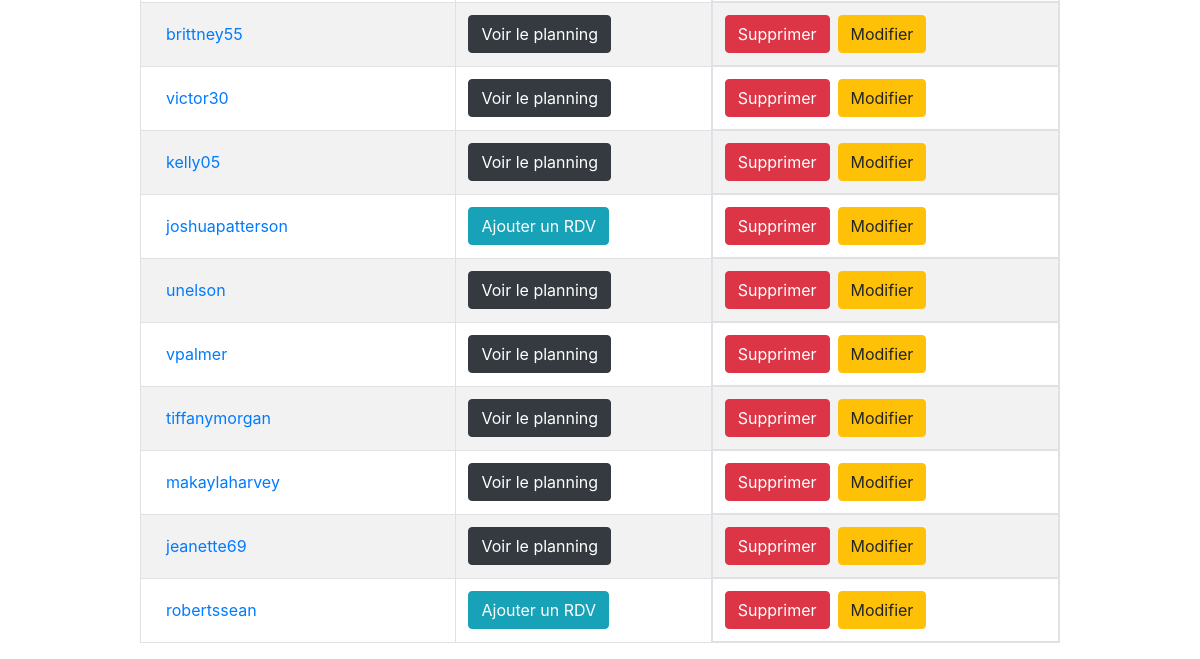
Before: /secretary/studentList/ (lower part) with the older database file.
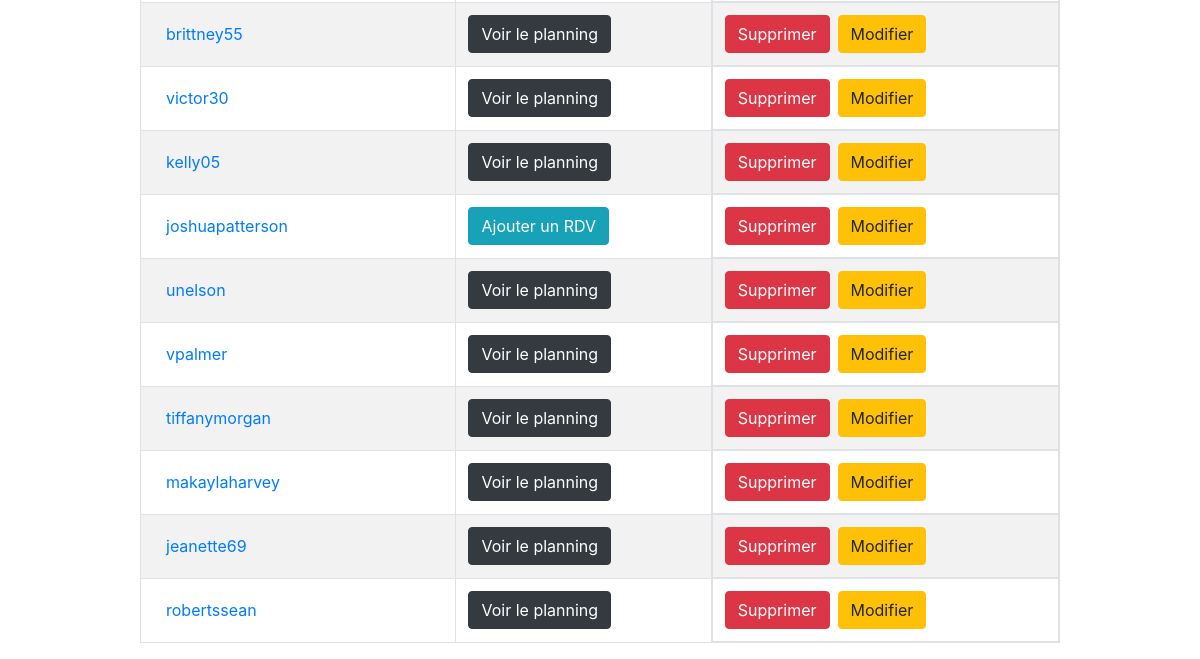
After: the same page with the newer database file.
### Student/models.py (models this page shows, shortened)
class Student(models.Model):
    username = models.CharField(max_length=200)
    password = models.CharField(max_length=200)
    h_total = models.IntegerField(default=0)
    h_remaining = models.IntegerField(default=0)

### Secretary/views.py (the view)
# urls.py: path('studentList/', views.studentList, name='studentList'),
def studentList(request):
    student_list= Student.objects.all().order_by('-id')
    context = {
        "student_list": student_list,
    }
    return render(request, 'studentList.html', context)

### Secretary/templates/studentList.html (shortened to what this page needs)
{% extends "base.html" %}
{% block content %}
<div class="row justify-content-center mt-5">
    <div class="col-10">
        {% if student_list%}
        <table class="table table-bordered table-striped table-hover mt-4">
            <tbody>
                {% for student in student_list%}
                <tr>
                    <td><a class="btn btn-link" href="{% url 'Secretary:studentDetail' student.id %}">{{ student.username }}</a></td>
                    {% if student.planning_set.all %}
                    <td><a class="btn btn-dark" href="{% url 'Secretary:planningStudent' student.id %}">Voir le planning</a>
                    </td>
                    {% else %}
                    <td>
                        <a href="{% url 'Secretary:addPlanning' student.id %}" class="btn btn-info">Ajouter un RDV</a>
                    </td>
                    {% endif %}
                    <td class="d-flex">
                        <a class="btn btn-danger" href="{% url 'Secretary:confirmDeleteStudent' student.id %}">Supprimer</a>
                        <a href="{% url 'Secretary:editStudent' student.id %}"
                            class="btn btn-warning ml-2">Modifier</a>
                    </td>
                </tr>
                {% endfor %}
            </tbody>
        </table>
        {% endif %}
    </div>
</div>
{% endblock %}

Changed rows visible on the page:
changed Student "robertssean": text "Ajouter un RDV" → "Voir le planning"
